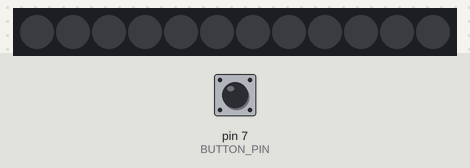
Bench run of a sketch on a simulated Arduino Uno, built with avr-gcc and run on an emulated ATmega328P. On the bench: 12 RGB LEDs in strip order, left to right. The test bench sets the inputs (shaded band); at power-on: pin 7 (BUTTON_PIN) HIGH. Dim RGB values are drawn brighter than linear.

Above: at 1.2 s.
1.3 s: pin 7 (BUTTON_PIN) pulled LOW for 0.15 s
At 2.0 s:
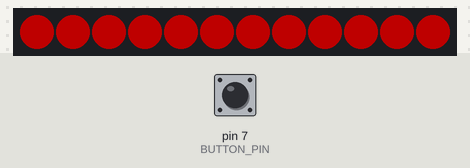
2.9 s: pin 7 (BUTTON_PIN) pulled LOW for 1 s
5.4 s: pin 7 (BUTTON_PIN) pulled LOW for 0.15 s
At 6.3 s:
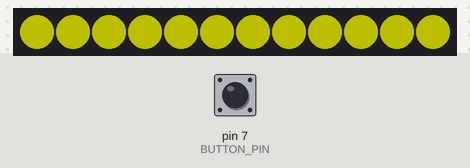
7.0 s: pin 7 (BUTTON_PIN) pulled LOW for 3.2 s
At 7.5 s:
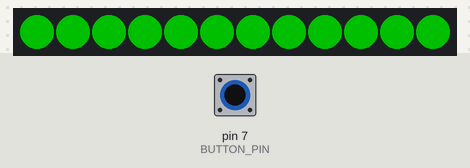
11.7 s: pin 7 (BUTTON_PIN) pulled LOW for 0.15 s
At 12.3 s:
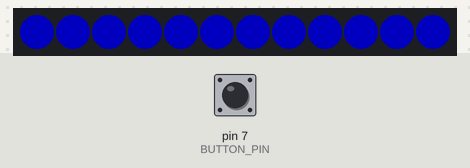
13.3 s: pin 7 (BUTTON_PIN) pulled LOW for 1 s
At 14.7 s:
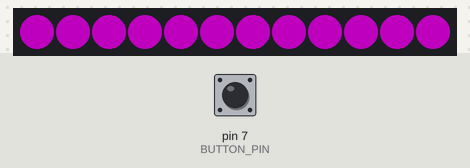
Timing chart, 0 to 16.3 s (numbered marks = the images above; inputs shaded):
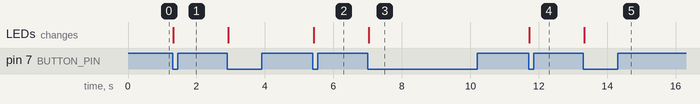

Measured:
- after the input at 1.3 s, the LEDs: change at once (image 1)
- after the input at 5.4 s, the LEDs: change at once (image 2)
- after the input at 7.0 s, the LEDs: change at once (image 3)
- after the input at 11.7 s, the LEDs: change at once (image 4)
- after the input at 13.3 s, the LEDs: change at once (image 5)

The sketch:

Electronics_-_First_Programme_Development.ino
```cpp
// Electronics Code V1

/* Notes: This is the initial code development which uses the Adafruit NeoPixel library. There are a few lighting effects that can be controlled by a button. */

#include <Adafruit_NeoPixel.h> // Include the Adafruit NeoPixel library in this program.
#ifdef __AVR__
 #include <avr/power.h>
#endif

#define LED_PIN    8 // The pin that the NeoPixel RGB LEDs are connected to.
#define LED_COUNT  12 // The number of NeoPixel RGB LEDs daisychained together.
#define BUTTON_PIN 7 // The pin that the tactile push button is connected to.

boolean previousState = HIGH;
int effect = 1; // Initial lighting effect upon startup.
int brightness = 80; // Initial brightness of the LEDs.


Adafruit_NeoPixel strip(LED_COUNT, LED_PIN, NEO_GRB + NEO_KHZ800);


void setup() {

  Serial.begin(9600);
  strip.begin();
  strip.setBrightness(brightness);
  strip.show();

  pinMode(BUTTON_PIN, INPUT_PULLUP); // Sets the pinmode as an input, by enabling the internal pullup resistor for the input, there is no need to add a pull up resistor.

}


void loop() {

  boolean newState = digitalRead(BUTTON_PIN);

  if((newState == LOW) && (previousState == HIGH)) {
    delay(20);
    newState = digitalRead(BUTTON_PIN); // Sets the newState value as the input value from the button through a debounce program to ensure each press only registers as one press.
    if(newState == LOW) {
      if(++effect > 8) effect = 1;
      switch(effect) { // This is the list of lighting effects and colours, the button will cycle through these effects when pressed.
        case 1: // WHITE
          colorWipe(strip.Color(255, 255, 255), 0);
          break;
        case 2: // RED
          colorWipe(strip.Color(255, 0, 0), 0);
          break;
        case 3: // ORANGE
          colorWipe(strip.Color(255, 70, 0), 0);
          break;
        case 4: // YELLOW
          colorWipe(strip.Color(255, 255, 0), 0);
          break;
        case 5: // GREEN
          colorWipe(strip.Color(0, 255, 0), 0);
          break;
        case 6: // BLUE
          colorWipe(strip.Color(0, 0, 255), 0);
          break;
        case 7: // PURPLE
          colorWipe(strip.Color(255, 0, 255), 0);
          break;
        case 8: // OFF
          colorWipe(strip.Color(0, 0, 0), 0);
          break;
      }
    }
  }
  previousState = newState;
}


void colorWipe(uint32_t color, int wait) {
  for(int i=0; i<strip.numPixels(); i++) {
    strip.setPixelColor(i, color);
    strip.show();
    delay(wait);
  }
}
```
